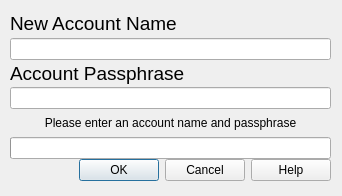
<?xml version="1.0" encoding="UTF-8"?>
<ui version="4.0">
 <class>NewAccountDialog</class>
 <widget class="QDialog" name="NewAccountDialog">
  <property name="geometry">
   <rect>
    <x>0</x>
    <y>0</y>
    <width>342</width>
    <height>196</height>
   </rect>
  </property>
  <property name="focusPolicy">
   <enum>Qt::StrongFocus</enum>
  </property>
  <property name="windowTitle">
   <string>Create New Account</string>
  </property>
  <property name="windowIcon">
   <iconset>
    <normaloff>:/images/PippipTopHatSmall.png</normaloff>:/images/PippipTopHatSmall.png</iconset>
  </property>
  <widget class="QWidget" name="verticalLayoutWidget">
   <property name="geometry">
    <rect>
     <x>10</x>
     <y>10</y>
     <width>321</width>
     <height>171</height>
    </rect>
   </property>
   <layout class="QVBoxLayout" name="verticalLayout">
    <property name="spacing">
     <number>0</number>
    </property>
    <item>
     <widget class="QLabel" name="AccountNameLabel">
      <property name="text">
       <string>&lt;html&gt;&lt;head/&gt;&lt;body&gt;&lt;p&gt;&lt;span style=&quot; font-size:14pt;&quot;&gt;New Account Name&lt;/span&gt;&lt;/p&gt;&lt;/body&gt;&lt;/html&gt;</string>
      </property>
     </widget>
    </item>
    <item>
     <widget class="QLineEdit" name="AccountNameText">
      <property name="focusPolicy">
       <enum>Qt::StrongFocus</enum>
      </property>
     </widget>
    </item>
    <item>
     <widget class="QLabel" name="PassphraseLabel">
      <property name="text">
       <string>&lt;html&gt;&lt;head/&gt;&lt;body&gt;&lt;p&gt;&lt;span style=&quot; font-size:14pt;&quot;&gt;Account Passphrase&lt;/span&gt;&lt;/p&gt;&lt;/body&gt;&lt;/html&gt;</string>
      </property>
     </widget>
    </item>
    <item>
     <widget class="QLineEdit" name="PassphraseText">
      <property name="focusPolicy">
       <enum>Qt::StrongFocus</enum>
      </property>
     </widget>
    </item>
    <item>
     <widget class="QLabel" name="infoLabel">
      <property name="text">
       <string>Please enter an account name and passphrase</string>
      </property>
      <property name="alignment">
       <set>Qt::AlignCenter</set>
      </property>
     </widget>
    </item>
    <item>
     <widget class="QProgressBar" name="progressBar">
      <property name="value">
       <number>0</number>
      </property>
      <property name="textVisible">
       <bool>false</bool>
      </property>
     </widget>
    </item>
    <item>
     <widget class="QDialogButtonBox" name="buttonBox">
      <property name="orientation">
       <enum>Qt::Horizontal</enum>
      </property>
      <property name="standardButtons">
       <set>QDialogButtonBox::Cancel|QDialogButtonBox::Help|QDialogButtonBox::Ok</set>
      </property>
     </widget>
    </item>
   </layout>
  </widget>
 </widget>
 <resources/>
 <connections>
  <connection>
   <sender>buttonBox</sender>
   <signal>accepted()</signal>
   <receiver>NewAccountDialog</receiver>
   <slot>accept()</slot>
   <hints>
    <hint type="sourcelabel">
     <x>248</x>
     <y>184</y>
    </hint>
    <hint type="destinationlabel">
     <x>157</x>
     <y>225</y>
    </hint>
   </hints>
  </connection>
  <connection>
   <sender>buttonBox</sender>
   <signal>rejected()</signal>
   <receiver>NewAccountDialog</receiver>
   <slot>reject()</slot>
   <hints>
    <hint type="sourcelabel">
     <x>316</x>
     <y>190</y>
    </hint>
    <hint type="destinationlabel">
     <x>286</x>
     <y>225</y>
    </hint>
   </hints>
  </connection>
 </connections>
</ui>
